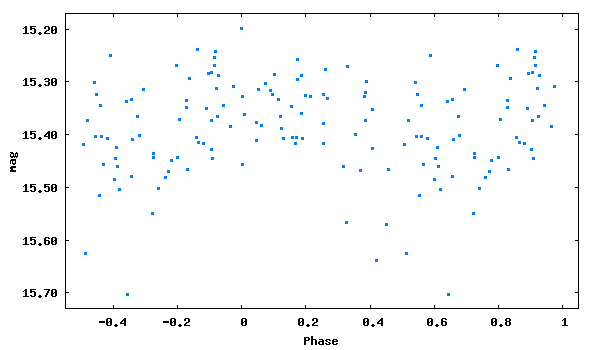

gnuplot code for this plot:
set term png size 600,350 medium
set colors classic
set output 'phase_lc_15.png'
set xlabel 'Phase'
set ylabel 'mag'
#set title 'JDmax = 2445947.49300 + 0.1685364 x E'
set format y '%5.2f'
plot [-0.55:1.05][15.73:15.17] "phase_lc_15.dat" linecolor 3 pointtype 5 pointsize 0.3 title ""
